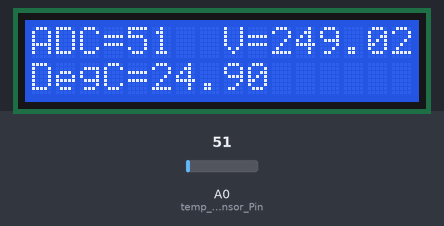
A sketch run on a simulated Arduino Uno, built with avr-gcc and run on an emulated ATmega328P. On the bench: 16×2 character LCD. Inputs (shaded band) come from the test bench; at power-on: A0 (temp_sensor_Pin) = 51. What the sketch prints to the serial monitor is not drawn.

Above: at 2.2 s.
2.3 s: A0 (temp_sensor_Pin) set to 61
At 4.3 s:
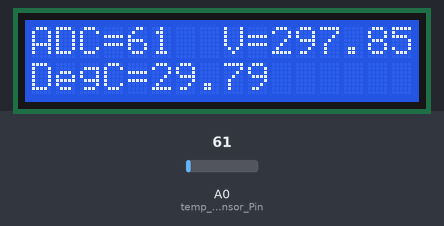
4.6 s: A0 (temp_sensor_Pin) set to 71
At 5.7 s:
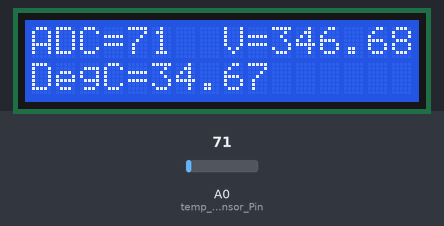
6.7 s: A0 (temp_sensor_Pin) set to 86
At 8.2 s:
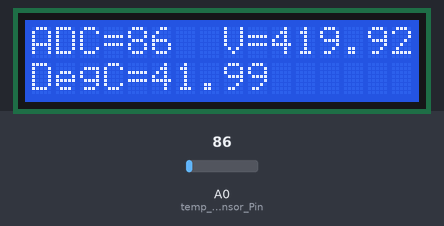
Timing chart, 0 to 9.7 s (numbered marks = the images above; inputs shaded):
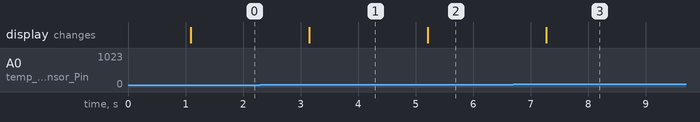

The sketch:

LM35_Temperature_Sensor_LCD_Serial.ino
```cpp
/*

    LM35_temperature_Sensor_LCD_serial

  This program  will read from one ADC channel an analog value or voltage generated by LM35 temperature sensor.
  The sensor output is 10 millivolts per deg C of room temperature.At 30 Deg C, the sensor voltage is 10mV x 30 = 300 mV
  The Analog to digital converter section converts 0 to 5V or 5000 mV (Aref) into digital numbers 0 to 1023. hence at 30 deg when input voltage is 300 mV,
  the ADC will read a number or count of (300 mV /5000mV) * 1024 = 61.44. Since the number returned is an integer, it could be 61 or 62.

  The program display ADC count and absolute value of voltage and temperature thereof on LCD and Serial Port both.
  A delay of about 1 second is given between two readings so that data can be viewed easily on Serial.


 The circuit:
 * LCD RS pin to digital pin 13
 * LCD Enable pin to digital pin 12
 * LCD D4 pin to digital pin 5
 * LCD D5 pin to digital pin 4
 * LCD D6 pin to digital pin 3
 * LCD D7 pin to digital pin 2
 * Connect Arduino +5V and Ground pins to General Purpose Input / Output Board +5V and GND pins. Use red wire for +5v and black or green wire for GND.
 * Connect LM35 pin to analog input 0. Do not connect it to digital pin 0.

 Suggested improvement:
   1. Instead of reading one value every 1 second and using it, it may be better to read 10 values spread evenly over 0.1 seconds and taking an average
   of it and using the average. What do we gain from it.
   2. Can we extend the number of samples from 10 to 100 in a second?


   created by P. W Dandekar on 24th May 2010.
   modified on sept 28, 2015

 */

// include the library code:
#include <LiquidCrystal.h>

// initialize the library with the numbers of the interface pins
LiquidCrystal lcd(13, 12, 5, 4, 3, 2);

int itemp; // define variables for ADC count, actual voltage measured in mV and actual temperature
float ftemp,fcelsius;
int temp_sensor_Pin = 0;

void setup() {
  // set up the LCD's number of rows and columns:
  lcd.begin(16, 2);
  // Print a message to the LCD.
  lcd.print("TempSensor LM35");// message squeezed in 16 char
  // initialize the serial communications:
  Serial.begin(9600);
  Serial.println("Temperature Sensor LM35 values......");//
  delay(1000);// delay of 1 second just for fun.

}// end of setup.

void loop() {
  // read the adc count in var i.
  itemp = analogRead(temp_sensor_Pin);// note itemp is an int and may have a range of 0 to 1023.
  ftemp = 5000.0 * itemp / 1024.0;// voltage in millivolts converted. Decimal point promotes or converts int into float.
  fcelsius = ftemp / 10.0  ;// convert voltage into temperature into degree Celcious.

  // we know that in present circumstances room temp will never exceed 50 deg C and ADC count will never be more than 3 digits
  // so we will format LCD message appropriately
  lcd.clear();
  lcd.setCursor(0, 0);
  lcd.print("ADC=");//
  lcd.print(itemp);// show legend and value of ADC count read

  lcd.setCursor(8, 0);// position the cursor on column 8 in top row
  lcd.print("V=");//
  lcd.print(ftemp);// show legend and value of voltage read from temperature sensor

 lcd.setCursor(0, 1);// position the cursor on column 0 in bottom row
 lcd.print("DegC=");//
 lcd.print(fcelsius);// show legend and value of actual temperature as a float

  // similarly format a message to be shown on serial monitor in PC

  Serial.print("LM35 temp sensor ADC count = ");
  Serial.print(itemp);// send legend and value of ADC count read

  Serial.print("  Voltage read in mV =  ");
  Serial.print(ftemp);// send legend and value of voltage read from temperature sensor

  Serial.print("  Temp in Deg C =  ");
  Serial.println(fcelsius);// send legend and value of voltage read from temperature sensor. Note newline command here.

// All the tasks done. Now waste 1 second before taking next reading.

  delay(1000);
}
```

Measured:
- after the input at 2.3 s, the display: changes after 0.85 s (image 1)
- after the input at 4.6 s, the display: changes after 0.61 s (image 2)
- after the input at 6.7 s, the display: changes after 0.57 s (image 3)
